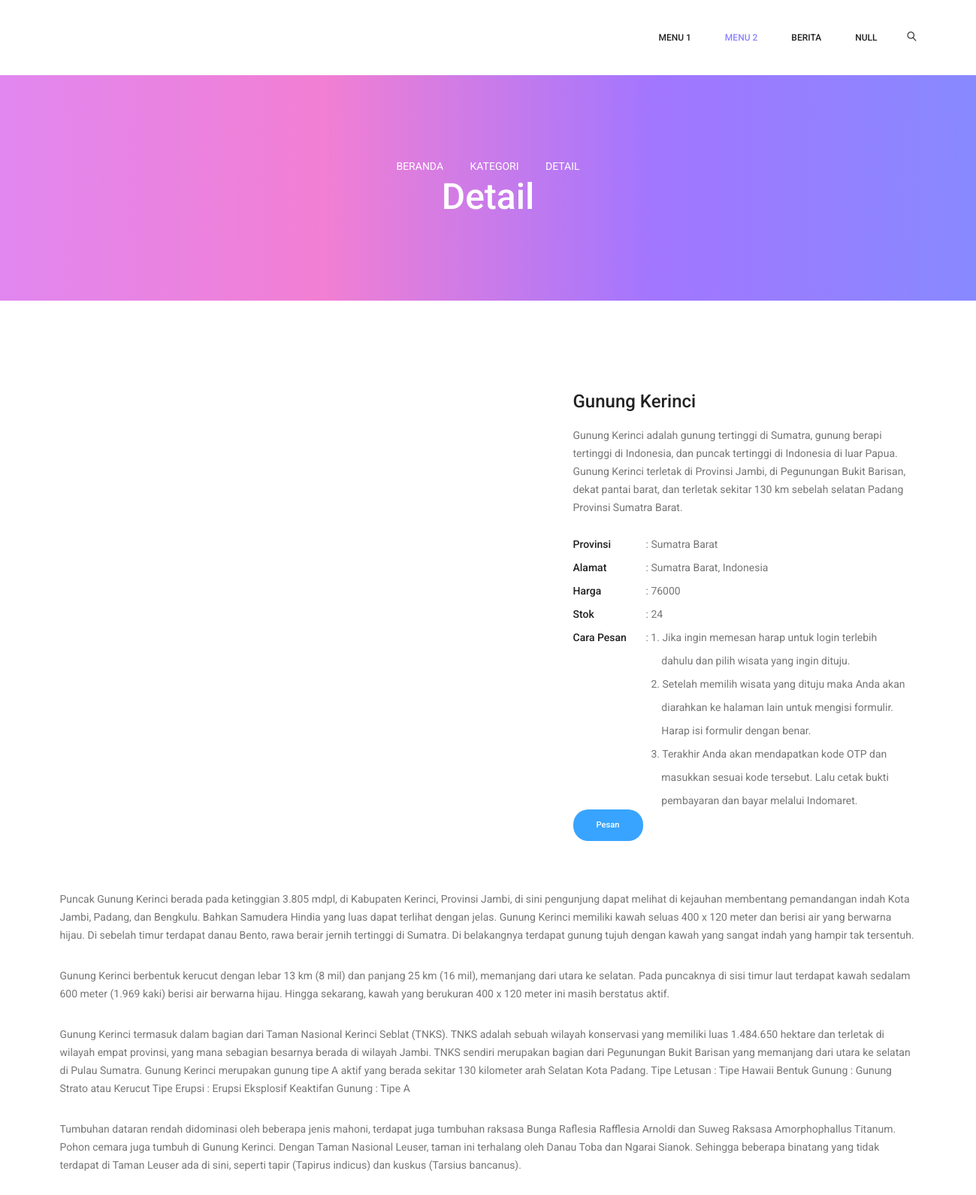
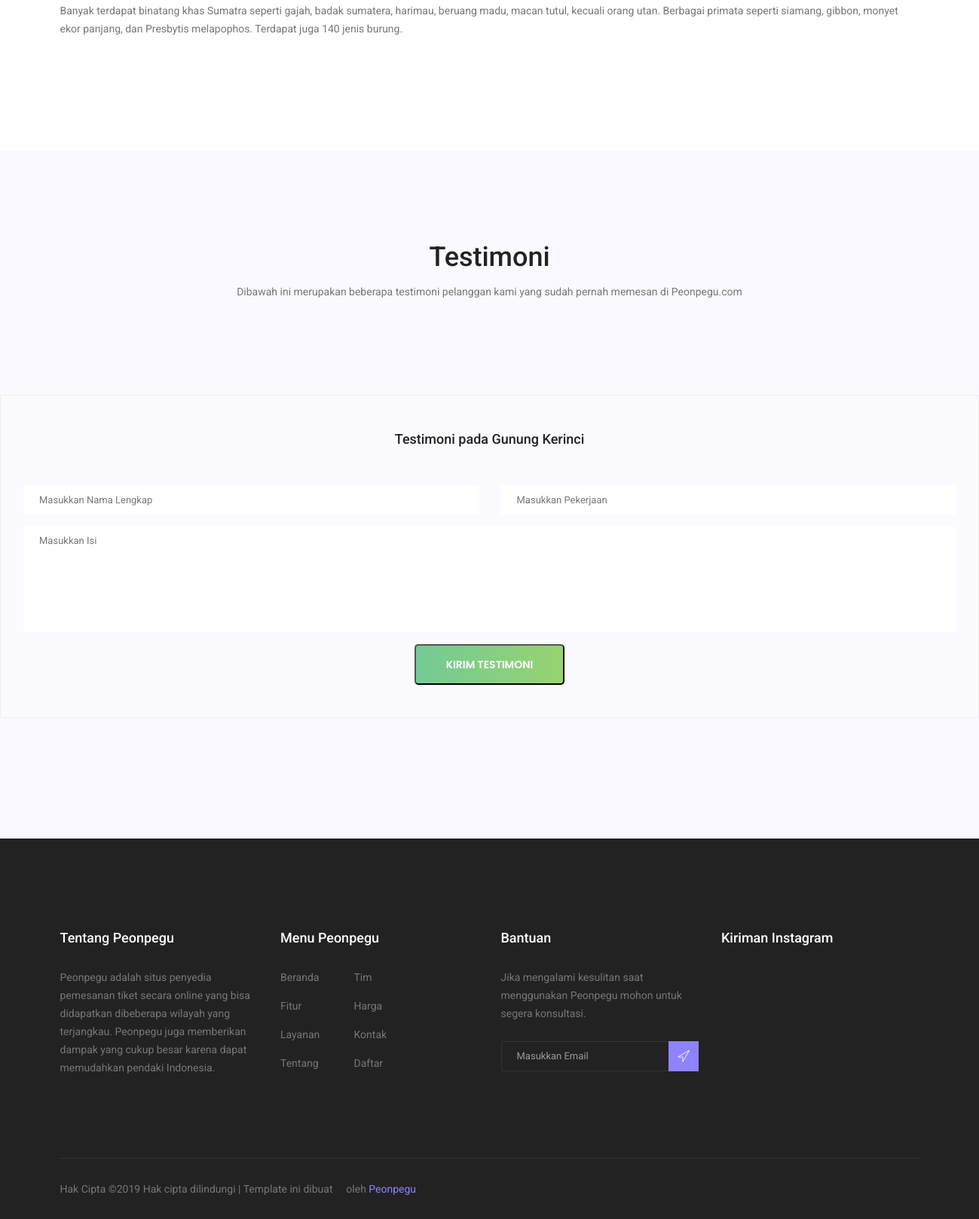
Screenshot of /User/detail.php?id_wisata=7 with the database file from the repository (2 pictures, top to bottom).
### tables this page shows
CREATE TABLE `wisata` (
  `id_wisata` int(11) NOT NULL,
  `id_kategori` int(11) DEFAULT NULL,
  `provinsi` varchar(250) DEFAULT NULL,
  `nama_wisata` varchar(250) DEFAULT NULL,
  `alamat` text DEFAULT NULL,
  `ket_singkat` text DEFAULT NULL,
  `ket_lengkap` text DEFAULT NULL,
  `gambar` varchar(250) DEFAULT NULL,
  `harga` int(11) DEFAULT NULL,
  `stok` int(11) DEFAULT NULL
);

### User/detail.php (the view, shortened to what this page needs)
<!doctype html>
<html lang="en">
<head>
  <link rel="stylesheet" href="../css/bootstrap.css">
  <link rel="stylesheet" href="../vendors/linericon/style.css">
  <link rel="stylesheet" href="../css/font-awesome.min.css">
  <link rel="stylesheet" href="../vendors/owl-carousel/owl.carousel.min.css">
  <link rel="stylesheet" href="../vendors/lightbox/simpleLightbox.css">
  <link rel="stylesheet" href="../vendors/nice-select/css/nice-select.css">
  <link rel="stylesheet" href="../vendors/animate-css/animate.css">
  <link rel="stylesheet" href="../css/style.css">
  <link rel="stylesheet" href="../css/responsive.css">
</head>
<body>
  <header class="header_area">
    <div class="main_menu">
     <nav class="navbar navbar-expand-lg navbar-light">
       <div class="container box_1620">
      <div class="collapse navbar-collapse offset" id="navbarSupportedContent">
       <ul class="nav navbar-nav menu_nav ml-auto">
        <li class="nav-item submenu dropdown">
          <a  href="index.php" class="nav-link dropdown-toggle" data-toggle="dropdown" role="button" aria-haspopup="true" aria-expanded="false">Menu 1</a>
        </li>
        <li class="nav-item active submenu dropdown">
          <a  href="index.php" class="nav-link dropdown-toggle" data-toggle="dropdown" role="button" aria-haspopup="true" aria-expanded="false">Menu 2</a>
        </li>
        <li class="nav-item"><a class="nav-link" href="berita.php">Berita</a></li>
        <li class="nav-item submenu dropdown">
          <a class="nav-link dropdown-toggle" data-toggle="dropdown" role="button" aria-haspopup="true" aria-expanded="false" href="berita.php"><script type="text/javascript">document.write(tampil2)</script></a>
        </li>
      </ul>
      <ul class="nav navbar-nav navbar-right">
        <li class="nav-item"><a href="#" class="search"><i class="lnr lnr-magnifier"></i></a></li>
      </ul>
    </div>
  </div>
</nav>
</div>
</header>
<section class="banner_area">
  <div class="banner_inner d-flex align-items-center">
    <div class="container">
     <div class="banner_content text-center">
      <?php
      include 'koneksi.php';
      $id_wisata = @$_GET['id_wisata'];
      $query2 = "SELECT * FROM wisata WHERE id_wisata='$id_wisata'";
      $exe2 = mysqli_query($conn,$query2);
      $row2 = mysqli_fetch_array($exe2);
      ?>
      <div class="page_link">
       <a href="index.php">Beranda</a>
       <a href="#" onclick="history.back()">Kategori</a>
       <a href="detail.php?id_wisata=<?php echo $row2['id_wisata'];?>">Detail</a>
     </div>
     <h2>Detail</h2>
   </div>
 </div>
</div>
</section>
<section class="portfolio_details_area p_120">
 <div class="container">
  <?php
  include 'koneksi.php';
  $id_wisata = @$_GET['id_wisata'];
  $query3 = "SELECT * FROM wisata WHERE id_wisata='$id_wisata'";
  $exe3 = mysqli_query($conn,$query3);
  $row3 = mysqli_fetch_array($exe3);
  ?>
  <div class="portfolio_details_inner">
   <div class="row">
    <div class="col-md-6">
     <div class="left_img">
    </div>
  </div>
  <div class="col-md-6">
   <div class="portfolio_right_text">
    <h4><?php echo $row3['nama_wisata'];?></h4>
    <p><?php echo $row3['ket_singkat'];?></p>
    <ul class="list">
      <li><span>Provinsi</span>:  <?php echo $row3['provinsi'];?></li>
      <li><span>Alamat</span>:  <?php echo $row3['alamat'];?></li>
      <li><span>Harga</span>:  <?php echo $row3['harga'];?></li>
      <li><span>Stok</span>:  <?php echo $row3['stok'];?></li>
      <li><span>Cara Pesan</span>: 1. Jika ingin memesan harap untuk login terlebih</li>
      <li><span></span>&nbsp;&nbsp;&nbsp;&nbsp;&nbsp;&nbsp;dahulu dan pilih wisata yang ingin dituju.</li>
      <li><span></span>&nbsp; 2. Setelah memilih wisata yang dituju maka Anda akan</li>
      <li><span></span>&nbsp;&nbsp;&nbsp;&nbsp;&nbsp;&nbsp;diarahkan ke halaman lain untuk mengisi formulir.</li>
      <li><span></span>&nbsp;&nbsp;&nbsp;&nbsp;&nbsp;&nbsp;Harap isi formulir dengan benar.</li>
      <li><span></span>&nbsp; 3. Terakhir Anda akan mendapatkan kode OTP dan</li>
      <li><span></span>&nbsp;&nbsp;&nbsp;&nbsp;&nbsp;&nbsp;masukkan sesuai kode tersebut. Lalu cetak bukti</li>
      <li><span></span>&nbsp;&nbsp;&nbsp;&nbsp;&nbsp;&nbsp;pembayaran dan bayar melalui Indomaret.</li>
    </ul>
    <a class="genric-btn info circle" href="pesan.php?id_wisata=<?php echo $row3['id_wisata'];?>" onclick="location.href=this.href+'&id_user='+tampil;return false;">Pesan</a>
  </div>
</div>
</div>
<p><?php echo $row3['ket_lengkap'];?></p>
</div>
</div>
</section>
<section class="text_members_area p_120">
 <div class="container">
  <div class="main_title">
   <h2>Testimoni</h2>
   <p>Dibawah ini merupakan beberapa testimoni pelanggan kami yang sudah pernah memesan di Peonpegu.com</p>
 </div>
</div>
<div class="comment-form">
  <h4>Testimoni pada <?php echo $row3['nama_wisata'];?></h4>
  <form action="Proses/add_testimoni.php" method="POST">
    <?php
    include 'koneksi.php';
    $id_user = @$_GET['id_user'];
    $query5 = "SELECT * FROM user WHERE id_user='$id_user'";
    $exe5 = mysqli_query($conn,$query5);
    $row5 = mysqli_fetch_array($exe5);
    ?>
    <div class="form-group form-inline">
      <div class="form-group col-lg-6 col-md-6 name">
        <input type="text" class="form-control" id="nama_lengkap" name="nama_lengkap" value="<?php echo $row5['nama_lengkap'];?>" placeholder="Masukkan Nama Lengkap" readonly="" onfocus="this.placeholder = ''" onblur="this.placeholder = 'Masukkan Nama Lengkap'">
      </div>
      <div class="form-group col-lg-6 col-md-6 email">
        <input type="text" class="form-control" id="pekerjaan" name="pekerjaan" placeholder="Masukkan Pekerjaan" onfocus="this.placeholder = ''" onblur="this.placeholder = 'Masukkan Pekerjaan'" required="">
      </div>
    </div>
    <div class="form-group">
      <textarea class="form-control mb-10" rows="5" id="isi" name="isi" maxlength="148" placeholder="Masukkan Isi" onfocus="this.placeholder = ''" onblur="this.placeholder = 'Masukkan Isi'" required=""></textarea>
    </div>
    <input type="submit" name="submit" id="submit" value="Kirim Testimoni"class="primary-btn submit_btn">
  </form>
</div>
</section>
<footer class="footer-area section_gap">
  <div class="container">
    <div class="row">
      <div class="col-lg-3  col-md-6 col-sm-6">
        <div class="single-footer-widget">
          <h6 class="footer_title">Tentang Peonpegu</h6>
          <p>Peonpegu adalah situs penyedia pemesanan tiket secara online yang bisa didapatkan dibeberapa wilayah yang terjangkau. Peonpegu juga memberikan dampak yang cukup besar karena dapat memudahkan pendaki Indonesia.</p>
        </div>
      </div>
      <div class="col-lg-3 col-md-6 col-sm-6">
        <div class="single-footer-widget">
          <h6 class="footer_title">Menu Peonpegu</h6>
          <div class="row">
            <div class="col-4">
              <ul class="list">
                <li><a href="#">Beranda</a></li>
                <li><a href="#">Fitur</a></li>
                <li><a href="#">Layanan</a></li>
                <li><a href="#">Tentang</a></li>
              </ul>
            </div>
            <div class="col-4">
              <ul class="list">
                <li><a href="#">Tim</a></li>
                <li><a href="#">Harga</a></li>
                <li><a href="#">Kontak</a></li>
                <li><a href="#">Daftar</a></li>
              </ul>
            </div>
          </div>
        </div>
      </div>
      <div class="col-lg-3 col-md-6 col-sm-6">
        <div class="single-footer-widget">
          <h6 class="footer_title">Bantuan</h6>
          <p>Jika mengalami kesulitan saat menggunakan Peonpegu mohon untuk segera konsultasi.</p>
          <div id="mc_embed_signup">
            <form target="_blank" action="https://spondonit.us12.list-manage.com/subscribe/post?u=1462626880ade1ac87bd9c93a&amp;id=92a4423d01" method="get" class="subscribe_form relative">
              <div class="input-group d-flex flex-row">
                <input name="EMAIL" placeholder="Masukkan Email" onfocus="this.placeholder = ''" onblur="this.placeholder = 'Masukkan Email '" required="" type="email">
                <button class="btn sub-btn"><span class="lnr lnr-location"></span></button>
              </div>
            </form>
          </div>
        </div>
      </div>
      <div class="col-lg-3 col-md-6 col-sm-6">
        <div class="single-footer-widget instafeed">
          <h6 class="footer_title">Kiriman Instagram</h6>
          <ul class="list instafeed d-flex flex-wrap">
          </ul>
        </div>
      </div>
    </div>
    <div class="border_line"></div>
    <div class="row footer-bottom d-flex justify-content-between align-items-center">
      <p class="col-lg-8 col-md-8 footer-text m-0">
        Hak Cipta &copy;<script>document.write(new Date().getFullYear());</script> Hak cipta dilindungi | Template ini dibuat <i class="fa fa-heart-o" aria-hidden="true"></i> oleh <a href="https://colorlib.com" target="_blank">Peonpegu</a>
        </p>
        <div class="col-lg-4 col-md-4 footer-social">
          <a href="#"><i class="fa fa-facebook"></i></a>
          <a href="#"><i class="fa fa-twitter"></i></a>
          <a href="#"><i class="fa fa-instagram"></i></a>
          <a href="#"><i class="fa fa-youtube"></i></a>
        </div>
      </div>
    </div>
  </footer>
</body>
</html>

### css/responsive.css (style rules this page uses)
@media (max-width:1619px) { .header_area .navbar .search { margin-left: 40px; } }

### rows the page displays
wisata: nama_wisata "Gunung Kerinci", ket_singkat "Gunung Kerinci adalah gunung tertinggi di Sumatra, gunung berapi tertinggi di Indonesia, dan puncak tertinggi di Indonesia di luar Papua. Gunung Kerinci terletak di Provinsi Jambi, di Pegunungan Bukit Barisan, dekat pantai barat, dan terletak sekitar 130 km sebelah selatan Padang Provinsi Sumatra Barat.", provinsi "Sumatra Barat", alamat "Sumatra Barat, Indonesia", harga "76000", stok "24", ket_lengkap "Puncak Gunung Kerinci berada pada ketinggian 3.805 mdpl, di Kabupaten Kerinci, Provinsi Jambi, di sini pengunjung dapat melihat di kejauhan membentang pemandangan indah Kota Jambi, Padang, dan Bengkulu. Bahkan Samudera Hindia yang luas dapat terlihat dengan jelas. Gunung Kerinci memiliki kawah seluas 400 x 120 meter dan berisi air yang berwarna hijau. Di sebelah timur terdapat danau Bento, rawa berair jernih tertinggi di Sumatra. Di belakangnya terdapat gunung tujuh dengan kawah yang sangat indah yang hampir tak tersentuh. Gunung Kerinci berbentuk kerucut dengan lebar 13 km (8 mil) dan panjang 25 km (16 mil), memanjang dari utara ke selatan. Pada puncaknya di sisi timur laut terdapat kawah…"
